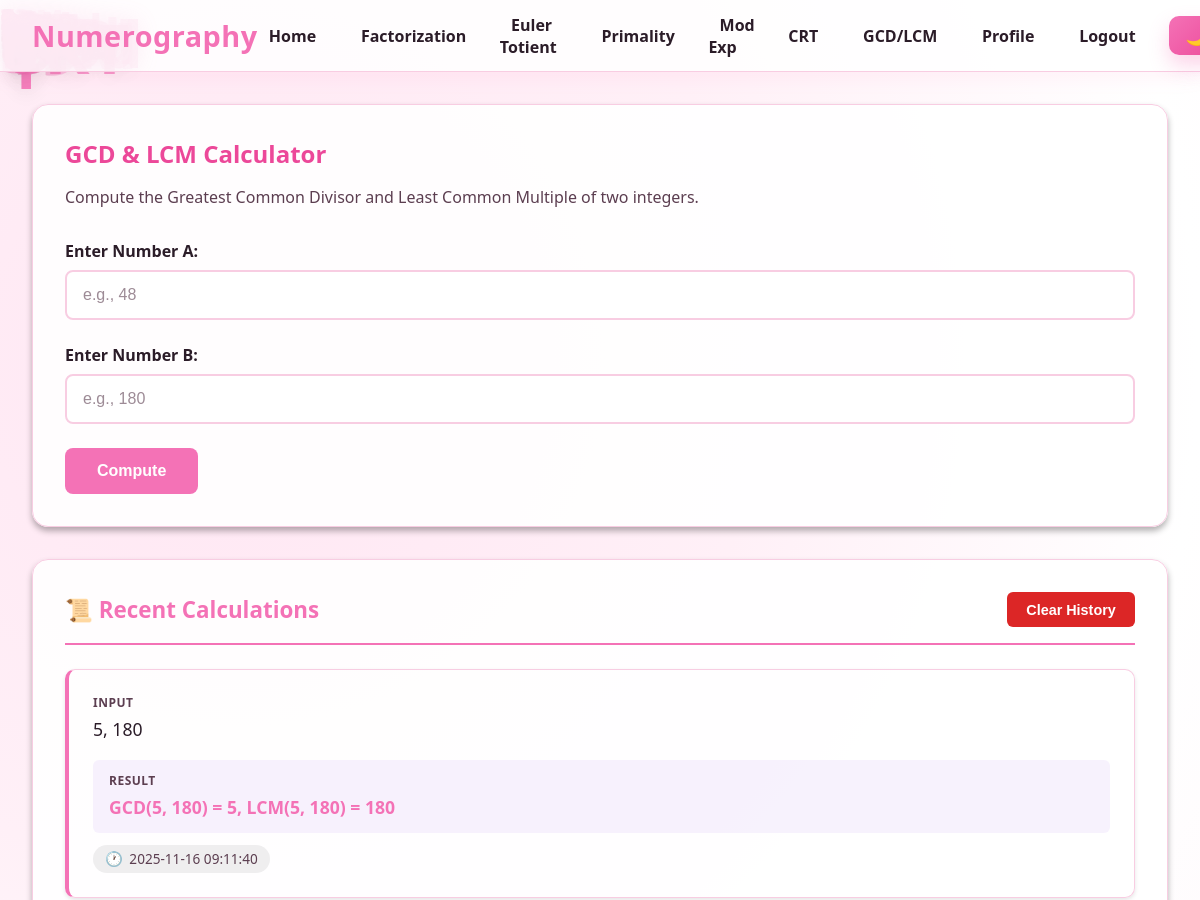
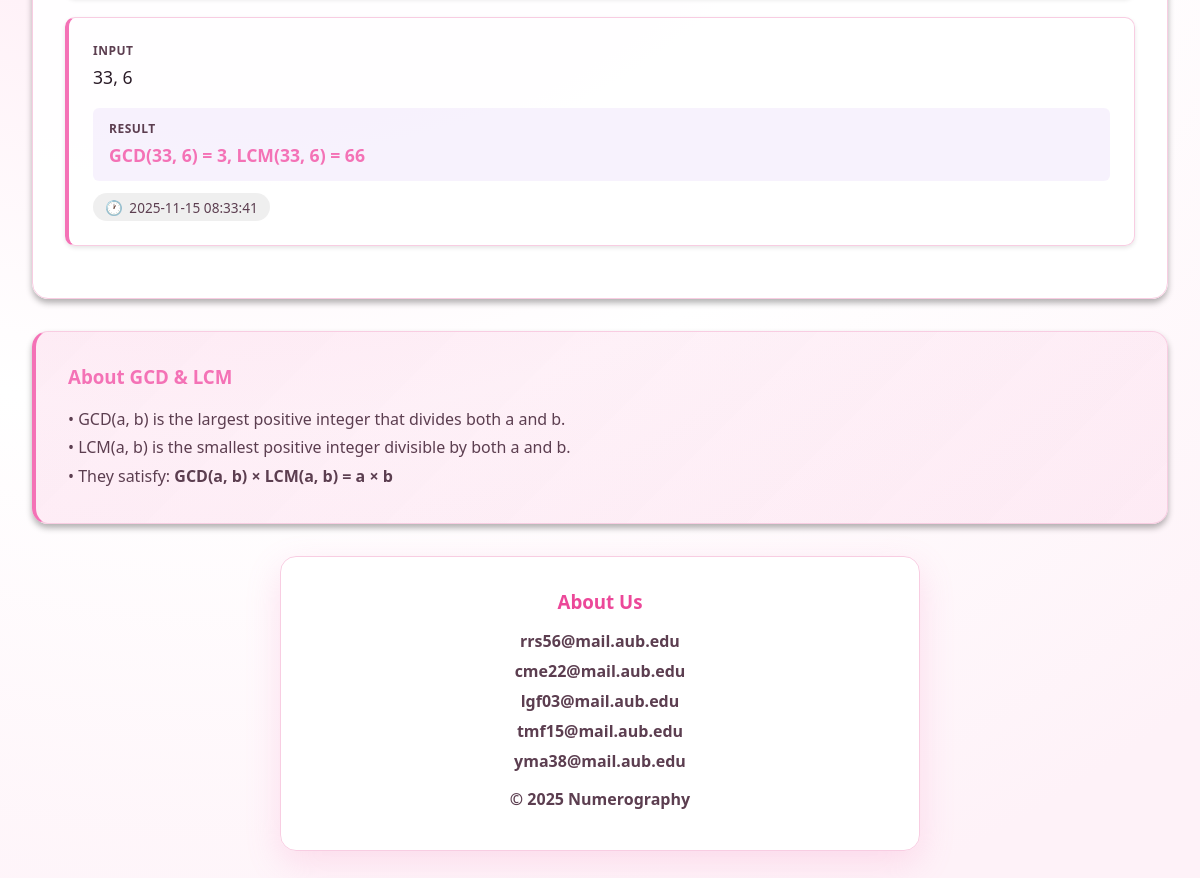
/gcd-lcm (signed in), run on the app's committed database (2 pictures, top to bottom).
### app.py (models this page shows)
class Calculation(db.Model):
    __tablename__ = "calculations"
    id = db.Column(db.Integer, primary_key=True)
    user_id = db.Column(db.Integer, db.ForeignKey("users.id"), nullable=True)
    operation_type = db.Column(db.String(50), nullable=False)
    input_values = db.Column(db.Text, nullable=False)
    output_result = db.Column(db.Text, nullable=False)
    notes = db.Column(db.Text, nullable=True)
    is_starred = db.Column(db.Boolean, default=False)
    computed_at = db.Column(db.DateTime, default=datetime.utcnow)

### app.py (the view)
@app.route("/gcd-lcm")
def gcd_lcm():
    history = fetch_calculation_history("gcd_lcm")
    return render_template("gcd_lcm.html", history=history)

### app.py (called while the page is built, shortened)
@login_manager.user_loader
def load_user(user_id):
    return User.query.get(int(user_id))

def fetch_calculation_history(operation):
    if current_user.is_authenticated:
        calcs = Calculation.query.filter_by(
            user_id=current_user.id,
            operation_type=operation
        ).order_by(Calculation.computed_at.desc()).limit(15).all()
        return [{
            "id": c.id,
            "inputs": format_inputs_for_display(operation, c.input_values),
            "result": c.output_result,
            "timestamp": c.computed_at.strftime("%Y-%m-%d %H:%M:%S"),
            "starred": c.is_starred
        } for c in calcs]

### templates/gcd_lcm.html (shortened to what this page needs)
{% extends "base.html" %}
{% block content %}
<div class="card">
    <h2>GCD & LCM Calculator</h2>
    <p style="color: var(--text-muted); margin-bottom: 2rem;">
        Compute the Greatest Common Divisor and Least Common Multiple of two integers.
    </p>
    <form id="calcForm">
        <div class="form-group">
            <label for="a">Enter Number A:</label>
            <input type="number" id="a" name="a" required placeholder="e.g., 48">
        </div>
        <div class="form-group">
            <label for="b">Enter Number B:</label>
            <input type="number" id="b" name="b" required placeholder="e.g., 180">
        </div>
        <button type="submit" class="btn btn-primary">Compute</button>
    </form>
</div>
{% if history %}
<div class="card history-section">
    <div class="history-header">
        <h3>📜 Recent Calculations</h3>
        <button id="clearHistoryBtn" class="btn btn-danger">Clear History</button>
    </div>
    <div id="historyList">
        {% for item in history %}
        <div class="history-item">
            <div class="history-item-input">
                <div class="history-item-label">Input</div>
                <div class="history-item-content">{{ item.inputs }}</div>
            </div>
            <div class="history-item-result">
                <div class="history-item-label">Result</div>
                <div class="history-item-content">{{ item.result }}</div>
            </div>
            <div class="timestamp">{{ item.timestamp }}</div>
        </div>
        {% endfor %}
    </div>
</div>
{% endif %}
<div class="card about-section">
    <h3>About GCD & LCM</h3>
    <p style="color: var(--text-muted); line-height: 1.8;">
        • GCD(a, b) is the largest positive integer that divides both a and b.<br>
        • LCM(a, b) is the smallest positive integer divisible by both a and b.<br>
        • They satisfy: <strong>GCD(a, b) × LCM(a, b) = a × b</strong>
    </p>
</div>
{% endblock %}

### templates/base.html (style rules this page uses)
* { margin: 0; padding: 0; box-sizing: border-box; }
:root { --primary: #f472b6; --primary-dark: #ec4899; --text: #2b1c28; --text-muted: #5c3e50; --border: #f8cde2; --card: rgba(255, 255, 255, 0.9); --card-strong: rgba(255, 255, 255, 0.95); --glow: 0 12px 35px rgba(244, 114, 182, 0.2); --accent: #9b8cff; --mint: #cce0ff; --citrus: #f3a5d6; --night: #0b111c; --font-display: "Segoe UI", "Helvetica Neue", sans-serif; --gradient: radial-gradient(circle at 20% 20%, #ffe6f3 0, #fff0f7 30%, #ffffff 55%, #fef2f8 90%); }
body { font-family: var(--font-display); background: var(--gradient) fixed; color: var(--text); min-height: 100vh; transition: background 0.4s ease, color 0.3s ease; position: relative; overflow-x: hidden; }
.card { background: var(--card); border: 1px solid var(--border); border-radius: 16px; padding: 2rem; margin-bottom: 2rem; backdrop-filter: blur(12px); box-shadow: var(--glow); }
.card h2, .test-heading { color: var(--primary-dark); margin-bottom: 1rem; }

### templates/gcd_lcm.html (style rules this page uses)
.form-group { margin-bottom: 1.5rem; }
.form-group label { display: block; font-size: 1rem; font-weight: 600; margin-bottom: 0.5rem; color: var(--text); }
.form-group input { width: 100%; padding: 0.875rem 1rem; font-size: 1rem; background-color: rgba(255,255,255,0.9); border: 2px solid var(--border); border-radius: 8px; color: #000; transition: all 0.3s ease; }
.form-group input::placeholder { color: var(--text-muted); opacity: 0.6; }
.btn { padding: .875rem 2rem; font-size:1rem; font-weight:600; border:none; border-radius:8px; cursor:pointer; transition:.3s; display:inline-block; }
.btn-primary { background: var(--primary); color:white; }
.card { animation: fadeIn .5s ease-out; box-shadow:0 4px 6px rgba(0,0,0,.3); }
.history-section { margin-top: 2rem; }
.history-header { display: flex; justify-content: space-between; align-items: center; margin-bottom: 1.5rem; padding-bottom: 1rem; border-bottom: 2px solid var(--primary); }
.history-header h3 { color: var(--primary); font-size: 1.4rem; font-weight: 700; margin: 0; }
.history-item { padding: 1.5rem; background: var(--bg-card); border: 1px solid var(--border); border-left: 4px solid var(--primary); border-radius: 10px; margin-bottom: 1.2rem; transition: all 0.3s ease; box-shadow: 0 2px 4px rgba(0,0,0,0.1); animation: slideIn 0.4s ease-out; }
.history-item-label { font-size: 0.75rem; text-transform: uppercase; letter-spacing: 0.5px; color: var(--text-muted); font-weight: 600; margin-bottom: 0.25rem; }
.history-item-content { font-size: 1.1rem; color: var(--text); font-weight: 500; line-height: 1.6; }
.history-item-input { margin-bottom: 1rem; }
.history-item-result { background: rgba(155, 93, 229, 0.08); padding: 0.75rem 1rem; border-radius: 6px; margin-bottom: 0.75rem; }
.history-item-result .history-item-content { color: var(--primary); font-weight: 600; }
.timestamp { display: inline-flex; align-items: center; gap: 0.4rem; color: var(--text-muted); font-size: 0.85rem; font-weight: 500; padding: 0.3rem 0.75rem; background: rgba(100, 100, 100, 0.1); border-radius: 20px; }
.timestamp::before { content: "🕐"; font-size: 0.9rem; }
.btn-danger { background: #dc2626; color: white; padding: 0.6rem 1.2rem; font-size: 0.9rem; font-weight: 600; border: none; border-radius: 6px; cursor: pointer; transition: all 0.3s ease; }
.about-section { background: linear-gradient(135deg, rgba(244, 114, 182, 0.12), rgba(244, 114, 182, 0.08)); border-left:4px solid var(--primary); }
.about-section h3 { color: var(--primary); margin-bottom:1rem; }

### data on the page
Calculation: inputs "5, 180", result "GCD(5, 180) = 5, LCM(5, 180) = 180", timestamp "2025-11-16 09:11:40"
Calculation: inputs "33, 6", result "GCD(33, 6) = 3, LCM(33, 6) = 66", timestamp "2025-11-15 08:33:41"
